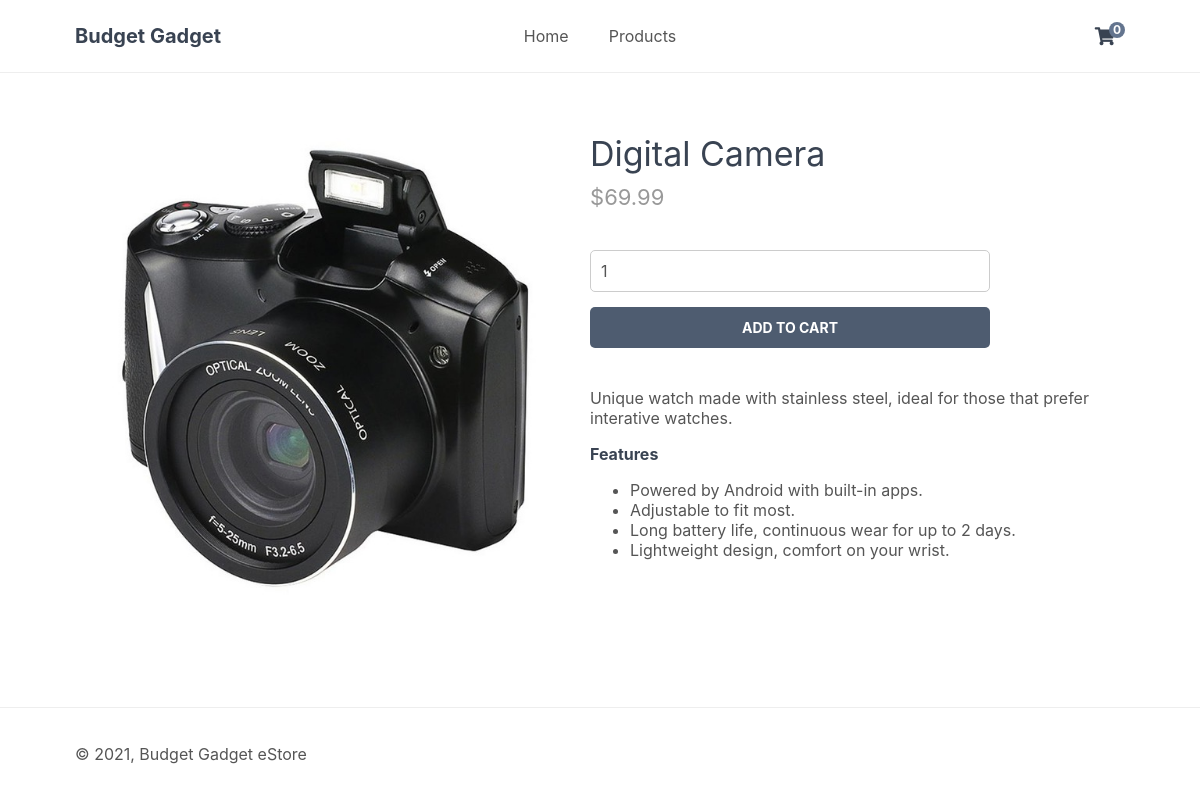
The page /index.php?page=product&id=4 on the database its author committed.
### tables this page shows
CREATE TABLE `products` (
  `id` int(11) NOT NULL,
  `name` varchar(200) NOT NULL,
  `desc` text NOT NULL,
  `price` decimal(7,2) NOT NULL,
  `rrp` decimal(7,2) NOT NULL DEFAULT 0.00,
  `quantity` int(11) NOT NULL,
  `img` text NOT NULL,
  `date_added` datetime NOT NULL DEFAULT current_timestamp()
);

### index.php (called while the page is built, shortened)
<?php
include 'models/functions.php';
$page = isset($_GET['page']) && file_exists($_GET['page']) . '.php' ? $_GET['page'] : 'home';
include $page . '.php';

### product.php (the view, shortened to what this page needs)
<?php
if(isset($_GET['id'])){
    $stmt = $pdo->prepare('SELECT * FROM products WHERE id = ?');
    $stmt->execute([$_GET['id']]);
    $product = $stmt->fetch(PDO::FETCH_ASSOC);
}else{
    exit('Product does not exist!');
}
?>
<?=template_header('Product Detail');?>
<div class="product content-wrapper">
    <img src="assets/img/<?=$product['img']?>" width="500" height="500" alt="<?=$product['name']?>">
    <div>
        <h1 class="name"><?=$product['name']?></h1>
        <span class="price">
            &dollar;<?=$product['price']?>
        </span>
        <form action="index.php?page=cart" method="post">
            <input type="number" name="quantity" value="1" min="1" max="<?=$product['quantity']?>" placeholder="Quantity" required>
            <input type="submit" value="Add To Cart">
        </form>
        <div class="description">
            <?=$product['desc']?>
        </div>
    </div>
</div>
<?=template_footer();?>

### assets/css/style.css (style rules this page uses)
* { box-sizing: border-box; font-family: -apple-system, BlinkMacSystemFont, "segoe ui", roboto, oxygen, ubuntu, cantarell, "fira sans", "droid sans", "helvetica neue", Arial, sans-serif; font-size: 16px; -webkit-font-smoothing: antialiased; -moz-osx-font-smoothing: grayscale; }
body { position: relative; min-height: 100%; color: #555555; background-color: #FFFFFF; margin: 0; padding-bottom: 100px; }
h1, h2, h3, h4, h5 { color: #394352; }
.content-wrapper { width: 1050px; margin: 0 auto; }
main > .product { display: flex; padding: 40px 0; }
main > .product > div { padding-left: 15px; }
main > .product h1 { font-size: 34px; font-weight: normal; margin: 0; padding: 20px 0 10px 0; }
main > .product .price { display: block; font-size: 22px; color: #999999; }
main > .product form { display: flex; flex-flow: column; margin: 40px 0; }
main > .product form input[type="number"] { width: 400px; padding: 10px; margin-bottom: 15px; border: 1px solid #ccc; color: #555555; border-radius: 5px; }
main > .product form input[type="submit"] { background: #4e5c70; border: 0; color: #FFFFFF; width: 400px; padding: 12px 0; text-transform: uppercase; font-size: 14px; font-weight: bold; border-radius: 5px; cursor: pointer; }

### rows shown on the page
products: img (picture), name "Digital Camera", price "69.99", desc "Unique watch made with stainless steel, ideal for those that prefer interative watches. Features Powered by Android with built-in apps. Adjustable to fit most. Long battery life, continuous wear for up to 2 days. Lightweight design, comfort on your wrist."

### other values the page prints
$num_items_in_cart "0"
